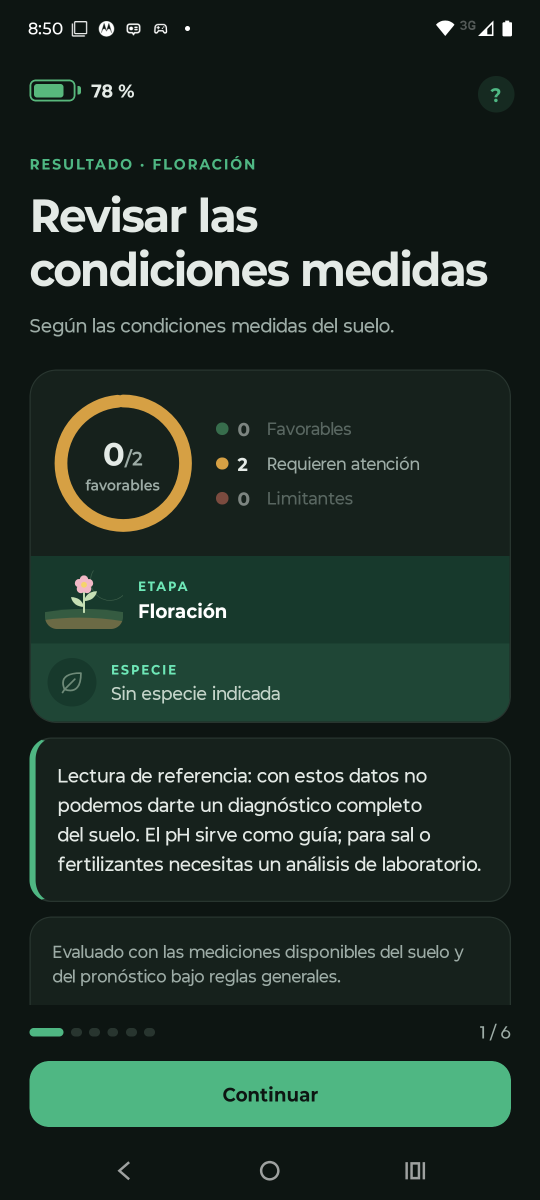
#> input picture Evaluacion/Evaluacion 2/Registros de banco/D-07 consumo/1 firmware original/B_medicion_1.png, 1080 x 2400 px (shown at 1/2 size)
$ python -i campana_d07.py   (imports and definitions only)
#> lines starting #> are read from the running program, lines starting #| are printed output that depends on the picture
"""Campaña D-07: consumo por estado con el FNB58, el monitor serie y la app.

Uso: python campana_d07.py CARPETA_SALIDA
Registra en paralelo: corriente (fnb58.py, 100 muestras/s), monitor serie con
hora del PC y marcas de inicio/fin de cada tramo. Tramos:
  A reposo 60 s | B 10 mediciones desde la app | C LED y buzzer | D sonda
  energizada 45 s | E reposo 30 s
"""
import io
import json
import os
import subprocess
import sys
import threading
import time
from pathlib import Path

import serial
from PIL import Image

# [1 line not run here, left out]
out = Path(sys.argv[1])
# [1 line not run here, left out]
AQUI = Path(__file__).parent
APP = "cl.terrasense.app"
marcas = []


def marcar(etiqueta, evento):
    marcas.append({"t": time.time(), "tramo": etiqueta, "evento": evento})
    print(f"[{time.strftime('%H:%M:%S')}] {etiqueta}: {evento}", flush=True)


# --- monitor serie en un hilo, cada línea con la hora del PC -----------------
ser = serial.Serial()
ser.port, ser.baudrate, ser.timeout, ser.dtr, ser.rts = "COM10", 115200, 0.1, False, False
# [1 line not run here, left out]
lineas = []
corriendo = True


def leer_serie():
    buf = b""
    while corriendo:
        buf += ser.read(4096)
        while b"\n" in buf:
            linea, buf = buf.split(b"\n", 1)
            lineas.append((time.time(), linea.decode("utf-8", "replace").rstrip("\r")))


hilo = threading.Thread(target=leer_serie, daemon=True)
# [1 line not run here, left out]


def enviar(cmd, espera=1.5):
    ser.write((cmd + "\n").encode())
    time.sleep(espera)


# --- teléfono -----------------------------------------------------------------
def adb(*args):
    return subprocess.run(["adb", *args], capture_output=True)


def captura():
    return Image.open(io.BytesIO(adb("exec-out", "screencap", "-p").stdout)).convert("RGB")


def tap(x, y, espera=2.0):
    adb("shell", "input", "tap", str(x), str(y))
    time.sleep(espera)


def medir_desde_app(i):
    adb("shell", "input", "keyevent", "KEYCODE_WAKEUP")
    adb("shell", "wm", "dismiss-keyguard")
    adb("shell", "am", "force-stop", APP)
    time.sleep(1)
    adb("shell", "monkey", "-p", APP, "-c", "android.intent.category.LAUNCHER", "1")
    for _ in range(30):
        time.sleep(1)
        im = captura()
        r, g, b = im.getpixel((540, 140))
        if not (r > 180 and g > 120 and b < 110) and im.getpixel((540, 1248))[1] > 180:
            break
    tap(540, 1248, 2.5)
    tap(292, 1487, 1.5)
    tap(540, 2189, 2.5)
    tap(847, 182, 2.5)
    tap(540, 2189, 2.5)
    marcar("B", f"medición {i}: toque en Medir")
    tap(540, 2189, 0.5)
    time.sleep(18)
    captura().save(out / f"B_medicion_{i}.png")
    marcar("B", f"medición {i}: captura del resultado")


# --- registro de corriente -------------------------------------------------------
fnb = subprocess.Popen([sys.executable, str(AQUI / "fnb58.py"), str(out / "corriente.csv")],
                       stdout=subprocess.DEVNULL, stderr=subprocess.STDOUT)
# [40 lines not run here, left out]

corriendo = False
# [9 lines not run here, left out]

>>> import cv2
>>> picture = cv2.imread('1 firmware original/B_medicion_1.png', cv2.IMREAD_GRAYSCALE)
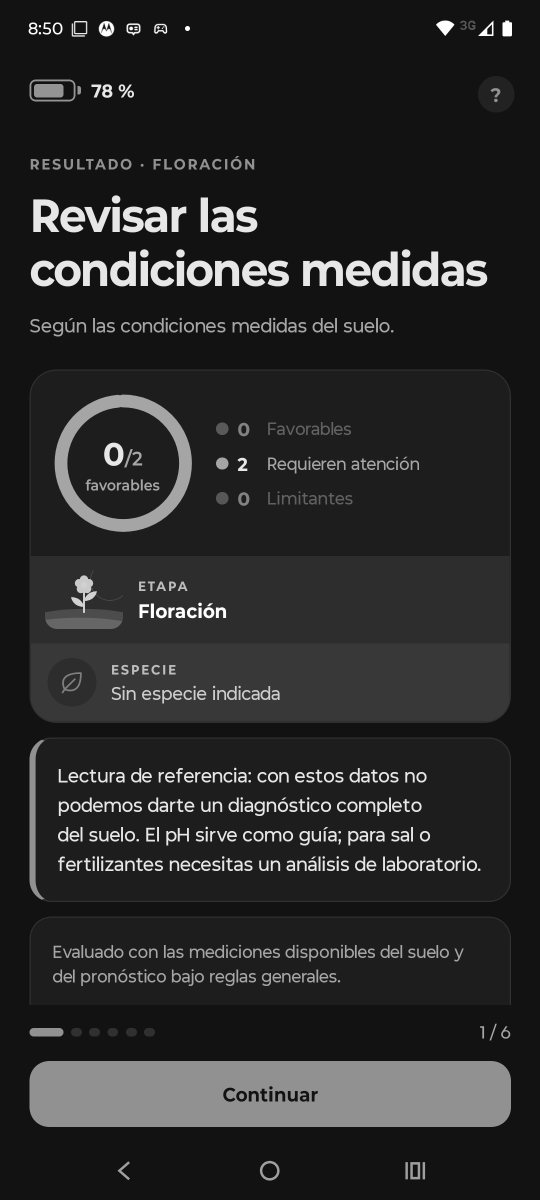
#> picture: shape (2400, 1080) (shown at 1/2 size); min 16, max 255, mean 41.4
>>> result = medir_desde_app(picture)
#> (the call stopped at in adb, `return subprocess.run(["adb", *args], capture_output=True)`: subprocess is not available in this run)
#> (the call stopped at in adb, `return subprocess.run(["adb", *args], capture_output=True)`: subprocess is not available in this run)
#> (the call stopped at in adb, `return subprocess.run(["adb", *args], capture_output=True)`: subprocess is not available in this run)
#> (the call stopped at in adb, `return subprocess.run(["adb", *args], capture_output=True)`: subprocess is not available in this run)
#> (the run stopped early here; a loop or call above may not have finished)
